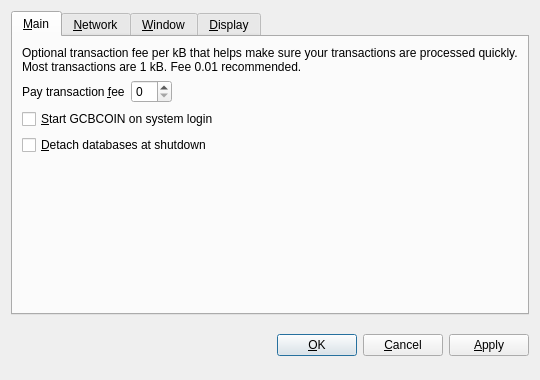
<?xml version="1.0" encoding="UTF-8"?>
<ui version="4.0">
 <class>OptionsDialog</class>
 <widget class="QDialog" name="OptionsDialog">
  <property name="geometry">
   <rect>
    <x>0</x>
    <y>0</y>
    <width>540</width>
    <height>380</height>
   </rect>
  </property>
  <property name="windowTitle">
   <string>Options</string>
  </property>
  <property name="modal">
   <bool>true</bool>
  </property>
  <layout class="QVBoxLayout" name="verticalLayout">
   <item>
    <widget class="QTabWidget" name="tabWidget">
     <property name="tabPosition">
      <enum>QTabWidget::North</enum>
     </property>
     <property name="currentIndex">
      <number>0</number>
     </property>
     <widget class="QWidget" name="tabMain">
      <attribute name="title">
       <string>&amp;Main</string>
      </attribute>
      <layout class="QVBoxLayout" name="verticalLayout_Main">
       <item>
        <widget class="QLabel" name="transactionFeeInfoLabel">
         <property name="text">
          <string>Optional transaction fee per kB that helps make sure your transactions are processed quickly. Most transactions are 1 kB. Fee 0.01 recommended.</string>
         </property>
         <property name="textFormat">
          <enum>Qt::PlainText</enum>
         </property>
         <property name="wordWrap">
          <bool>true</bool>
         </property>
        </widget>
       </item>
       <item>
        <layout class="QHBoxLayout" name="horizontalLayout_Main">
         <item>
          <widget class="QLabel" name="transactionFeeLabel">
           <property name="text">
            <string>Pay transaction &amp;fee</string>
           </property>
           <property name="textFormat">
            <enum>Qt::PlainText</enum>
           </property>
           <property name="buddy">
            <cstring>transactionFee</cstring>
           </property>
          </widget>
         </item>
         <item>
          <widget class="BitcoinAmountField" name="transactionFee"/>
         </item>
         <item>
          <spacer name="horizontalSpacer_Main">
           <property name="orientation">
            <enum>Qt::Horizontal</enum>
           </property>
           <property name="sizeHint" stdset="0">
            <size>
             <width>40</width>
             <height>20</height>
            </size>
           </property>
          </spacer>
         </item>
        </layout>
       </item>
       <item>
        <widget class="QCheckBox" name="bitcoinAtStartup">
         <property name="toolTip">
          <string>Automatically start GCBCOIN after logging in to the system.</string>
         </property>
         <property name="text">
          <string>&amp;Start GCBCOIN on system login</string>
         </property>
        </widget>
       </item>
       <item>
        <widget class="QCheckBox" name="detachDatabases">
         <property name="toolTip">
          <string>Detach block and address databases at shutdown. This means they can be moved to another data directory, but it slows down shutdown. The wallet is always detached.</string>
         </property>
         <property name="text">
          <string>&amp;Detach databases at shutdown</string>
         </property>
        </widget>
       </item>
       <item>
        <spacer name="verticalSpacer_Main">
         <property name="orientation">
          <enum>Qt::Vertical</enum>
         </property>
         <property name="sizeHint" stdset="0">
          <size>
           <width>20</width>
           <height>40</height>
          </size>
         </property>
        </spacer>
       </item>
      </layout>
     </widget>
     <widget class="QWidget" name="tabNetwork">
      <attribute name="title">
       <string>&amp;Network</string>
      </attribute>
      <layout class="QVBoxLayout" name="verticalLayout_Network">
       <item>
        <widget class="QCheckBox" name="mapPortUpnp">
         <property name="toolTip">
          <string>Automatically open the GCBCOIN client port on the router. This only works when your router supports UPnP and it is enabled.</string>
         </property>
         <property name="text">
          <string>Map port using &amp;UPnP</string>
         </property>
        </widget>
       </item>
       <item>
        <widget class="QCheckBox" name="connectSocks">
         <property name="toolTip">
          <string>Connect to the GCBCOIN network through a SOCKS proxy (e.g. when connecting through Tor).</string>
         </property>
         <property name="text">
          <string>&amp;Connect through SOCKS proxy:</string>
         </property>
        </widget>
       </item>
       <item>
        <layout class="QHBoxLayout" name="horizontalLayout_Network">
         <item>
          <widget class="QLabel" name="proxyIpLabel">
           <property name="text">
            <string>Proxy &amp;IP:</string>
           </property>
           <property name="textFormat">
            <enum>Qt::PlainText</enum>
           </property>
           <property name="buddy">
            <cstring>proxyIp</cstring>
           </property>
          </widget>
         </item>
         <item>
          <widget class="QValidatedLineEdit" name="proxyIp">
           <property name="maximumSize">
            <size>
             <width>140</width>
             <height>16777215</height>
            </size>
           </property>
           <property name="toolTip">
            <string>IP address of the proxy (e.g. 127.0.0.1)</string>
           </property>
          </widget>
         </item>
         <item>
          <widget class="QLabel" name="proxyPortLabel">
           <property name="text">
            <string>&amp;Port:</string>
           </property>
           <property name="textFormat">
            <enum>Qt::PlainText</enum>
           </property>
           <property name="buddy">
            <cstring>proxyPort</cstring>
           </property>
          </widget>
         </item>
         <item>
          <widget class="QLineEdit" name="proxyPort">
           <property name="maximumSize">
            <size>
             <width>55</width>
             <height>16777215</height>
            </size>
           </property>
           <property name="toolTip">
            <string>Port of the proxy (e.g. 9050)</string>
           </property>
          </widget>
         </item>
         <item>
          <widget class="QLabel" name="socksVersionLabel">
           <property name="text">
            <string>SOCKS &amp;Version:</string>
           </property>
           <property name="textFormat">
            <enum>Qt::PlainText</enum>
           </property>
           <property name="buddy">
            <cstring>socksVersion</cstring>
           </property>
          </widget>
         </item>
         <item>
          <widget class="QValueComboBox" name="socksVersion">
           <property name="toolTip">
            <string>SOCKS version of the proxy (e.g. 5)</string>
           </property>
          </widget>
         </item>
         <item>
          <spacer name="horizontalSpacer_Network">
           <property name="orientation">
            <enum>Qt::Horizontal</enum>
           </property>
           <property name="sizeHint" stdset="0">
            <size>
             <width>40</width>
             <height>20</height>
            </size>
           </property>
          </spacer>
         </item>
        </layout>
       </item>
       <item>
        <spacer name="verticalSpacer_Network">
         <property name="orientation">
          <enum>Qt::Vertical</enum>
         </property>
         <property name="sizeHint" stdset="0">
          <size>
           <width>20</width>
           <height>40</height>
          </size>
         </property>
        </spacer>
       </item>
      </layout>
     </widget>
     <widget class="QWidget" name="tabWindow">
      <attribute name="title">
       <string>&amp;Window</string>
      </attribute>
      <layout class="QVBoxLayout" name="verticalLayout_Window">
       <item>
        <widget class="QCheckBox" name="minimizeToTray">
         <property name="toolTip">
          <string>Show only a tray icon after minimizing the window.</string>
         </property>
         <property name="text">
          <string>&amp;Minimize to the tray instead of the taskbar</string>
         </property>
        </widget>
       </item>
       <item>
        <widget class="QCheckBox" name="minimizeOnClose">
         <property name="toolTip">
          <string>Minimize instead of exit the application when the window is closed. When this option is enabled, the application will be closed only after selecting Quit in the menu.</string>
         </property>
         <property name="text">
          <string>M&amp;inimize on close</string>
         </property>
        </widget>
       </item>
       <item>
        <spacer name="verticalSpacer_Window">
         <property name="orientation">
          <enum>Qt::Vertical</enum>
         </property>
         <property name="sizeHint" stdset="0">
          <size>
           <width>20</width>
           <height>40</height>
          </size>
         </property>
        </spacer>
       </item>
      </layout>
     </widget>
     <widget class="QWidget" name="tabDisplay">
      <attribute name="title">
       <string>&amp;Display</string>
      </attribute>
      <layout class="QVBoxLayout" name="verticalLayout_Display">
       <item>
        <layout class="QHBoxLayout" name="horizontalLayout_1_Display">
         <item>
          <widget class="QLabel" name="langLabel">
           <property name="text">
            <string>User Interface &amp;language:</string>
           </property>
           <property name="textFormat">
            <enum>Qt::PlainText</enum>
           </property>
           <property name="buddy">
            <cstring>lang</cstring>
           </property>
          </widget>
         </item>
         <item>
          <widget class="QValueComboBox" name="lang">
           <property name="toolTip">
            <string>The user interface language can be set here. This setting will take effect after restarting GCBCOIN.</string>
           </property>
          </widget>
         </item>
        </layout>
       </item>
       <item>
        <layout class="QHBoxLayout" name="horizontalLayout_2_Display">
         <item>
          <widget class="QLabel" name="unitLabel">
           <property name="text">
            <string>&amp;Unit to show amounts in:</string>
           </property>
           <property name="textFormat">
            <enum>Qt::PlainText</enum>
           </property>
           <property name="buddy">
            <cstring>unit</cstring>
           </property>
          </widget>
         </item>
         <item>
          <widget class="QValueComboBox" name="unit">
           <property name="toolTip">
            <string>Choose the default subdivision unit to show in the interface and when sending coins.</string>
           </property>
          </widget>
         </item>
        </layout>
       </item>
       <item>
        <widget class="QCheckBox" name="displayAddresses">
         <property name="toolTip">
          <string>Whether to show GCBCOIN addresses in the transaction list.</string>
         </property>
         <property name="text">
          <string>&amp;Display addresses in transaction list</string>
         </property>
        </widget>
       </item>
       <item>
        <widget class="QCheckBox" name="coinControlFeatures">
         <property name="toolTip">
          <string>Whether to show coin control features or not.</string>
         </property>
         <property name="text">
          <string>Display coin &amp;control features (experts only!)</string>
         </property>
        </widget>
       </item>
       <item>
        <spacer name="verticalSpacer_Display">
         <property name="orientation">
          <enum>Qt::Vertical</enum>
         </property>
         <property name="sizeHint" stdset="0">
          <size>
           <width>20</width>
           <height>40</height>
          </size>
         </property>
        </spacer>
       </item>
      </layout>
     </widget>
    </widget>
   </item>
   <item>
    <layout class="QHBoxLayout" name="horizontalLayout_Buttons">
     <item>
      <spacer name="horizontalSpacer_1">
       <property name="orientation">
        <enum>Qt::Horizontal</enum>
       </property>
       <property name="sizeHint" stdset="0">
        <size>
         <width>40</width>
         <height>48</height>
        </size>
       </property>
      </spacer>
     </item>
     <item>
      <widget class="QLabel" name="statusLabel">
       <property name="font">
        <font>
         <weight>75</weight>
         <bold>true</bold>
        </font>
       </property>
       <property name="text">
        <string/>
       </property>
       <property name="textFormat">
        <enum>Qt::PlainText</enum>
       </property>
       <property name="wordWrap">
        <bool>true</bool>
       </property>
      </widget>
     </item>
     <item>
      <spacer name="horizontalSpacer_2">
       <property name="orientation">
        <enum>Qt::Horizontal</enum>
       </property>
       <property name="sizeHint" stdset="0">
        <size>
         <width>40</width>
         <height>48</height>
        </size>
       </property>
      </spacer>
     </item>
     <item>
      <widget class="QPushButton" name="okButton">
       <property name="text">
        <string>&amp;OK</string>
       </property>
      </widget>
     </item>
     <item>
      <widget class="QPushButton" name="cancelButton">
       <property name="text">
        <string>&amp;Cancel</string>
       </property>
       <property name="autoDefault">
        <bool>false</bool>
       </property>
      </widget>
     </item>
     <item>
      <widget class="QPushButton" name="applyButton">
       <property name="text">
        <string>&amp;Apply</string>
       </property>
       <property name="autoDefault">
        <bool>false</bool>
       </property>
      </widget>
     </item>
    </layout>
   </item>
  </layout>
 </widget>
 <customwidgets>
  <customwidget>
   <class>BitcoinAmountField</class>
   <extends>QSpinBox</extends>
   <header>bitcoinamountfield.h</header>
  </customwidget>
  <customwidget>
   <class>QValueComboBox</class>
   <extends>QComboBox</extends>
   <header>qvaluecombobox.h</header>
  </customwidget>
  <customwidget>
   <class>QValidatedLineEdit</class>
   <extends>QLineEdit</extends>
   <header>qvalidatedlineedit.h</header>
  </customwidget>
 </customwidgets>
 <resources/>
 <connections/>
</ui>
